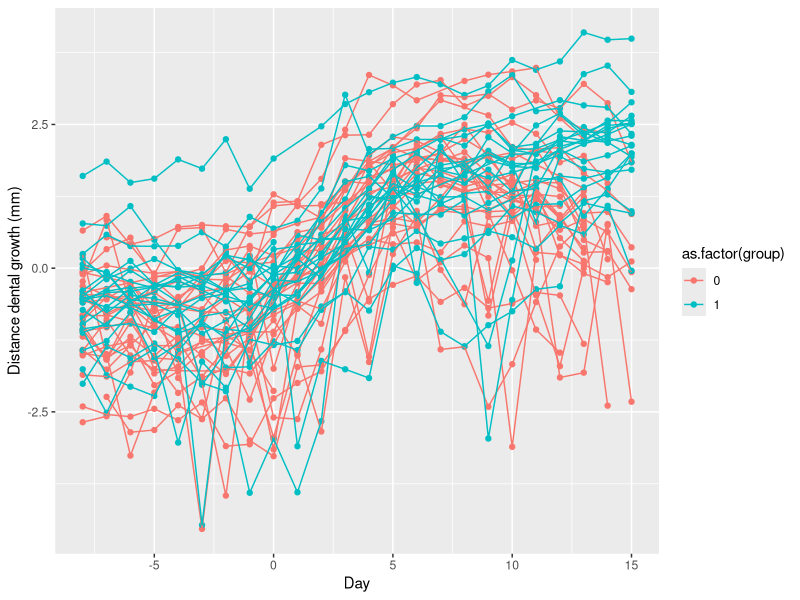
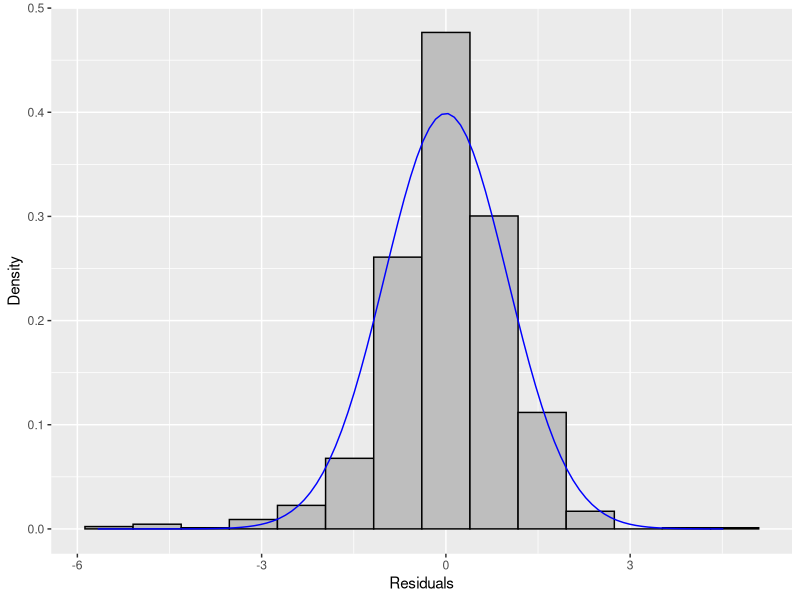
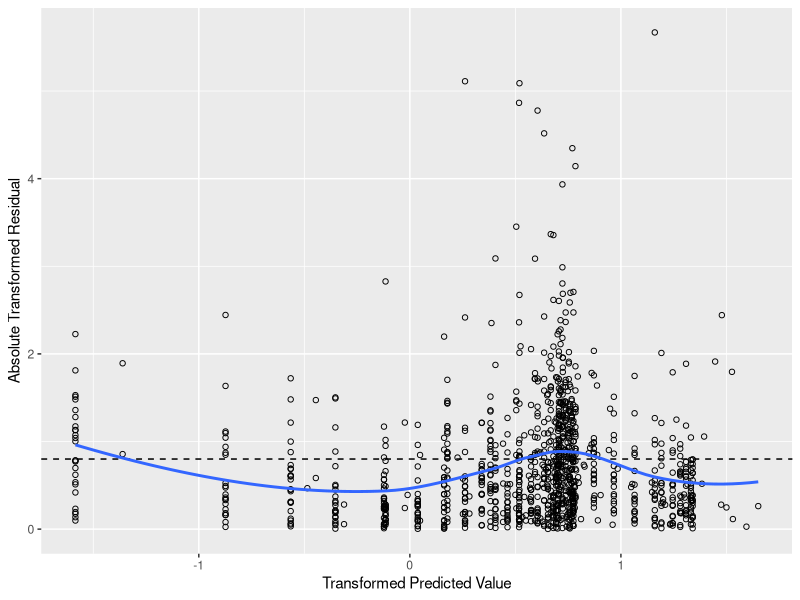
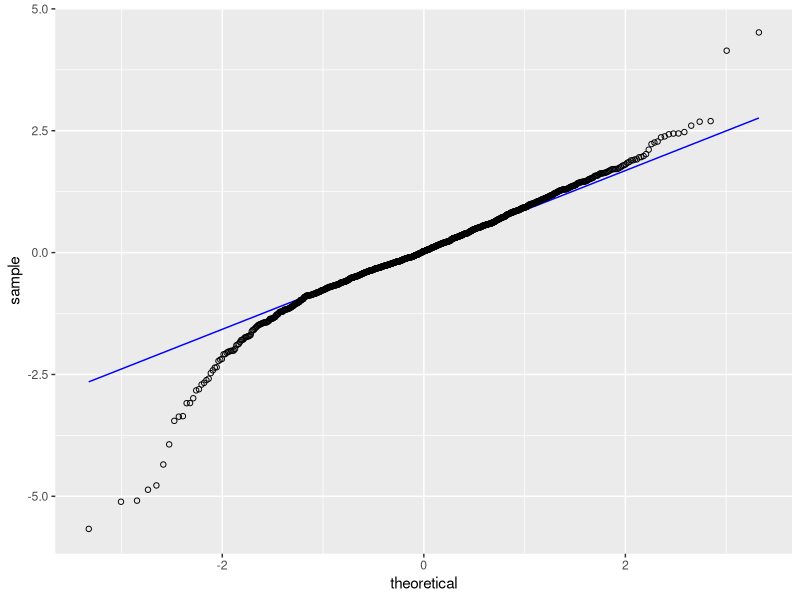
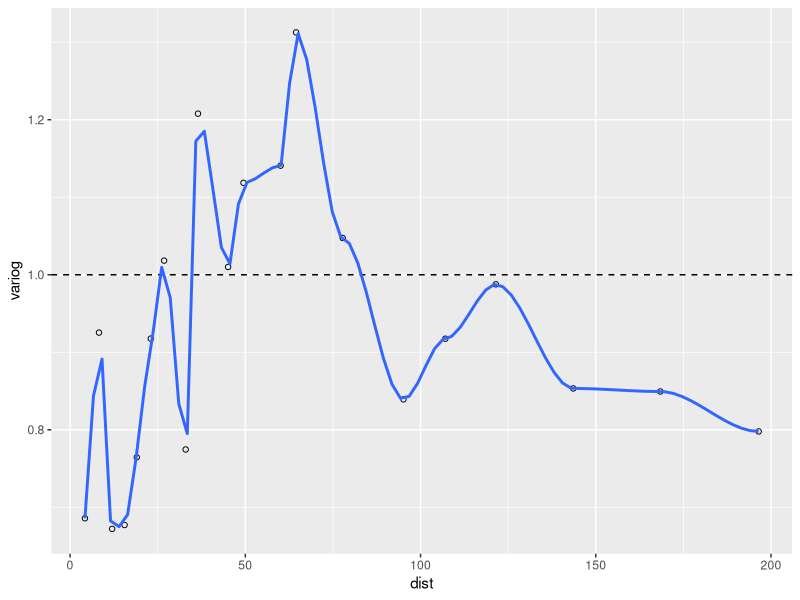
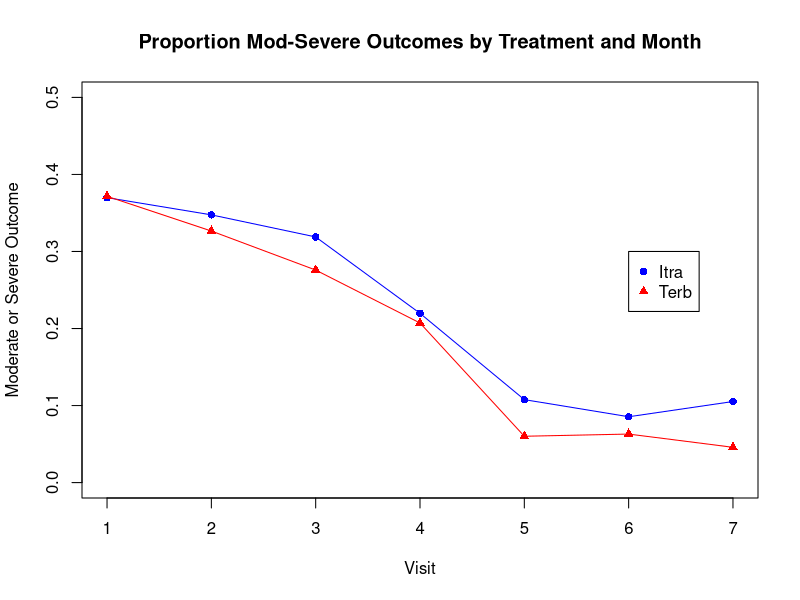

These charts were generated, in order, by the following R code:
## ---- chunk 1
knitr::opts_chunk$set(echo = TRUE, message = FALSE, warning=FALSE)
knitr::opts_knit$set(root.dir = "D:\\Coding\\Stats112\\Data")
library(tidyverse)
library(nlme)
library(ggplot2)
library(mgcv)
library(readr)
library(geepack)
library(lme4)
## ---- chunk 2
# setwd("")
prog = read.csv("progesterone.csv", header = TRUE)

prog %>% 
  group_by(group) %>% 
  ggplot(aes(time, PDG, group = id, color = as.factor(group))) +
  geom_point() +
  geom_line() +
  labs(x = "Day",
       y = "Distance dental growth (mm)")

## ---- chunk 3
prog$group = as.factor(prog$group)
prog = prog %>% 
  mutate(timeSqr = time^2, timeCub = time^3)

model1 = lme(PDG ~ time + group : time + timeSqr + group: timeSqr ,
                     data = prog,
                     random = ~ 1 + time + timeSqr| id,
                     method = "REML")

summary(model1)
## ---- chunk 4
res_population = residuals(model1, type = "response", level = 0)

Sigma_i = extract.lme.cov(model1, prog)
L_i = t(chol(Sigma_i)) #block matrix of lower triangular Cholesky factors
res_transformed <- solve(L_i) %*% res_population
tibble(r_star = res_transformed) %>% 
  ggplot(aes(x = r_star)) +
  geom_histogram(aes(y = stat(density)), bins = 14, color = "black", fill = "gray") +
  geom_function(fun = dnorm, color = "blue") +
  labs(x = "Residuals", y = "Density")
## ---- chunk 5
mu_hat = fitted(model1, level = 0)
mu_hat_transformed = solve(L_i) %*% mu_hat
abs_res_transformed = abs(res_transformed)

tibble(x = mu_hat_transformed, y = abs_res_transformed) %>% 
  ggplot(aes(x = x, y = y)) +
  geom_hline(yintercept = 0.8, linetype = "dashed") +
  geom_point(shape = 1) +
  geom_smooth(method = "loess", se = FALSE) +
  labs(x = "Transformed Predicted Value", y = "Absolute Transformed Residual") 
## ---- chunk 6
tibble(r_star = res_transformed) %>% 
  ggplot(aes(sample = r_star)) +
  geom_qq_line(color = "blue") +
  geom_qq(shape = 1) 
  labs(x = "Quantiles of Standard Normal", y = "Quantiles of Transformed Residuals")
## ---- chunk 7
mahalanobis_distance = function(x){
  x <- as.matrix(x)
  t(x) %*% x
}

mahalanobis_data <- tibble(id = prog$id, r_star = res_transformed) %>% 
  group_by(id) %>% 
  nest() %>% 
  mutate(df = map_dbl(data, ~nrow(.x)))%>% 
  mutate(d = map_dbl(data, ~mahalanobis_distance(.x)))%>% 
  mutate(p_value = pchisq(d, df, lower.tail = FALSE))


mahalanobis_data %>% 
  arrange(p_value)

sum(mahalanobis_data$p_value<0.05)
## ---- chunk 8
Variogram(model1,
          data = prog,
          form = ~ 1 + time + timeSqr| id ,
          resType = "normalized") %>% 
  as_tibble() %>% 
  ggplot(aes(x = dist, y = variog)) +
  geom_hline(yintercept = 1, linetype = "dashed") +
  geom_point(shape = 1) +
  geom_smooth(method = "loess", se = FALSE, span = 0.1)  
## ---- chunk 9
toes = read.table("./toenail-data.txt", header=FALSE)
names(toes) = c("ID","Y","Trt","Month","Visit")
toes$Trt = factor(toes$Trt, levels=c(0,1), labels=c("Itra","Terb"))
toes$ID = factor(toes$ID)

visits = c(1,2,3,4,5,6,7)
plot(visits, unlist(by(toes[toes$Trt=="Itra",]$Y, toes[toes$Trt=="Itra",5] , mean)), type="o", 
   pch=16, col="blue",xlab="Visit", ylab="Moderate or Severe Outcome", 
      main="Proportion Mod-Severe Outcomes by Treatment and Month", ylim=c(0,0.5))

points(visits, unlist(by(toes[toes$Trt=="Terb",]$Y, toes[toes$Trt=="Terb",5] , mean)), type="o", 
   pch=17, col="red")  
   
legend(6,.3,c("Itra","Terb"), col=c("blue","red"), pch=c(16,17))
## ---- chunk 10
mod1gee= geeglm(Y ~ 1+Month*Trt , family=binomial, id=ID, corstr="exchangeable", data=toes)

# mod2gee= geeglm(Y ~ 1+Month+Trt , family=binomial, id=ID, corstr="exchangeable", data=toes)

# mod3gee = geeglm(Y ~ 1+Trt , family=binomial, id=ID, corstr="exchangeable", data=toes)
summary(mod1gee)
## ---- chunk 11
V=mod1gee$geese$vbeta

beta.hat = coef(mod1gee)
L= matrix(c(0,1,0,0,0,0,0,1),2,4, byrow=TRUE)

# (Matrix multiplication in R -->  %*% )
# L %*% beta.hat
# Wald statistic to test for interaction:
# (Transpose in R --> t()
#  Matrix inversion in R --> solve() )
W2 = t(L%*%beta.hat) %*% solve(L%*%V%*%t(L)) %*% L%*%beta.hat
# approximate p-value:
pchisq(W2, df=1, lower.tail=FALSE)

# anova(mod1gee, mod3gee)
## ---- chunk 12
mod = glmer(Y ~ 1+Month*Trt  + (1 | ID), family=binomial, data=toes, nAGQ =  5) 
summary(mod)
## ---- chunk 13
coef(mod)$ID[1,]
## ---- chunk 14
skin = read.csv("skin.csv")

skin$trt_num = skin$trt
skin$trt = factor(skin$trt, levels=c('0','1'),labels=c('Placebo','beta carotene'))

gee_2 = geeglm(y ~ year + trt + year*trt,data = skin,family = poisson(link = "log"),id = id,  corstr = "ar1")
summary(gee_2)
## ---- chunk 15
glmm_3 = glmer(y ~ year+trt+trt*year + (1+year | id), family=poisson, data=skin , nAGQ=0)
summary(glmm_3)  
